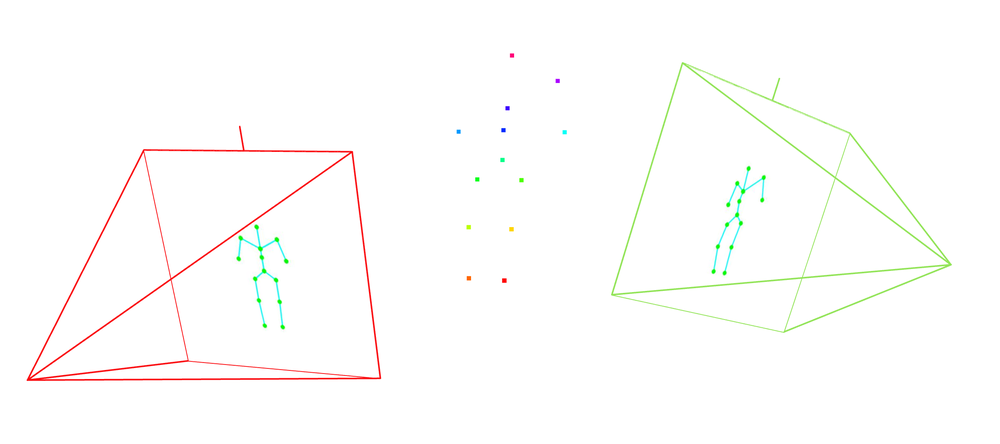
#> input picture data/ss.png, 1000 x 444 px, shrunk from 2556 x 1134 before the run
$ python -i epipolar.py   (imports and definitions only)
#> lines starting #> are read from the running program, lines starting #| are printed output that depends on the picture; after the words box and inside, x2 and y2 are one past the last pixel; in counts of white or black regions, pixels touching at a corner belong together
import cv2
import numpy as np
import json
import os
import argparse
import viser
import viser.transforms as vtf

def get_green_dots(image_path, min_area=5):
    """
    Detects green dots in the given image.
    Accounts for anti-aliasing by thresholding in HSV space.
    Returns a list of (x, y) coordinates of the centroids.
    """
#> called with image_path = 'data/ss.png', min_area = 5
    img = cv2.imread(image_path)
#> img is the input picture: shape (444, 1000, 3); mean B, G, R 252.1, 253.1, 253.7
    if img is None:
        raise ValueError(f"Could not read image at {image_path}")

    # Convert to HSV color space
    hsv = cv2.cvtColor(img, cv2.COLOR_BGR2HSV)
#> hsv: shape (444, 1000, 3); mean H, S, V 2.9, 3.2, 254.8

    # Define range for green color
    lower_green = np.array([40, 50, 50])
    upper_green = np.array([80, 255, 255])

    # Threshold the HSV image to get only green colors
    mask = cv2.inRange(hsv, lower_green, upper_green)
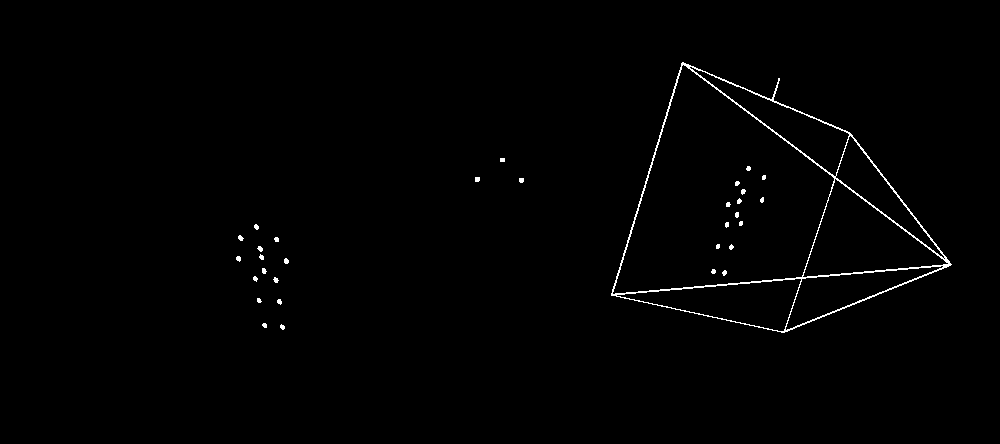
#> mask: shape (444, 1000); 0.86% white in thin lines or dots, all inside (x1, y1, x2, y2) = (236, 62, 952, 333)

    # Find contours
    contours, _ = cv2.findContours(mask, cv2.RETR_EXTERNAL, cv2.CHAIN_APPROX_SIMPLE)
#> contours = 18 contours, 17 with area under 20; largest, box (x1, y1, x2, y2) and area: (611, 62, 952, 333) 55070

    points = []
    for contour in contours:
        # Filter out very small noise
        if cv2.contourArea(contour) >= min_area:
            # Calculate moments for each contour to find the centroid
            M = cv2.moments(contour)
            if M["m00"] != 0:
                cX = M["m10"] / M["m00"]
                cY = M["m01"] / M["m00"]
                points.append((cX, cY))
#> this loop made 18 passes
#> (contour, cX, cY) on pass 17: ([[500, 158], [500, 161], [504, 161], [504, 158]], 502, 159.5)
#> (cX, cY) on passes 1 to 6: (282, 326.6), (264.2, 324.9), (279, 301.3), (258.7, 300.1), (275.5, 279.6), (254.9, 278.2)
#> after the loop, points = [(282, 326.6), (264.2, 324.9), (279, 301.3), (258.7, 300.1), (275.5, 279.6), (254.9, 278.2), (263.6, 270.5), (285.9, 260.7), (238.1, 258.2), (261.2, 256.8), (259.8, 248.4), (276.2, 239), (240.2, 237.6), (256, 226.5), (521, 179.9), (476.9, 178.9), (502, 159.5), (764.3, 214.2)]

    return np.array(points)

# [476 lines left out: functions get_intrinsics, compute_fundamental_matrix, draw_epipolar_lines, draw_colored_points, recover_camera_pose, triangulate_points and 4 more, not called in this run]

# [2 lines not run here, left out]

>>> result = get_green_dots('data/ss.png')
#> result = 18 rows, first 8: [282, 326.6], [264.2, 324.9], [279, 301.3], [258.7, 300.1], [275.5, 279.6], [254.9, 278.2], [263.6, 270.5], [285.9, 260.7]
